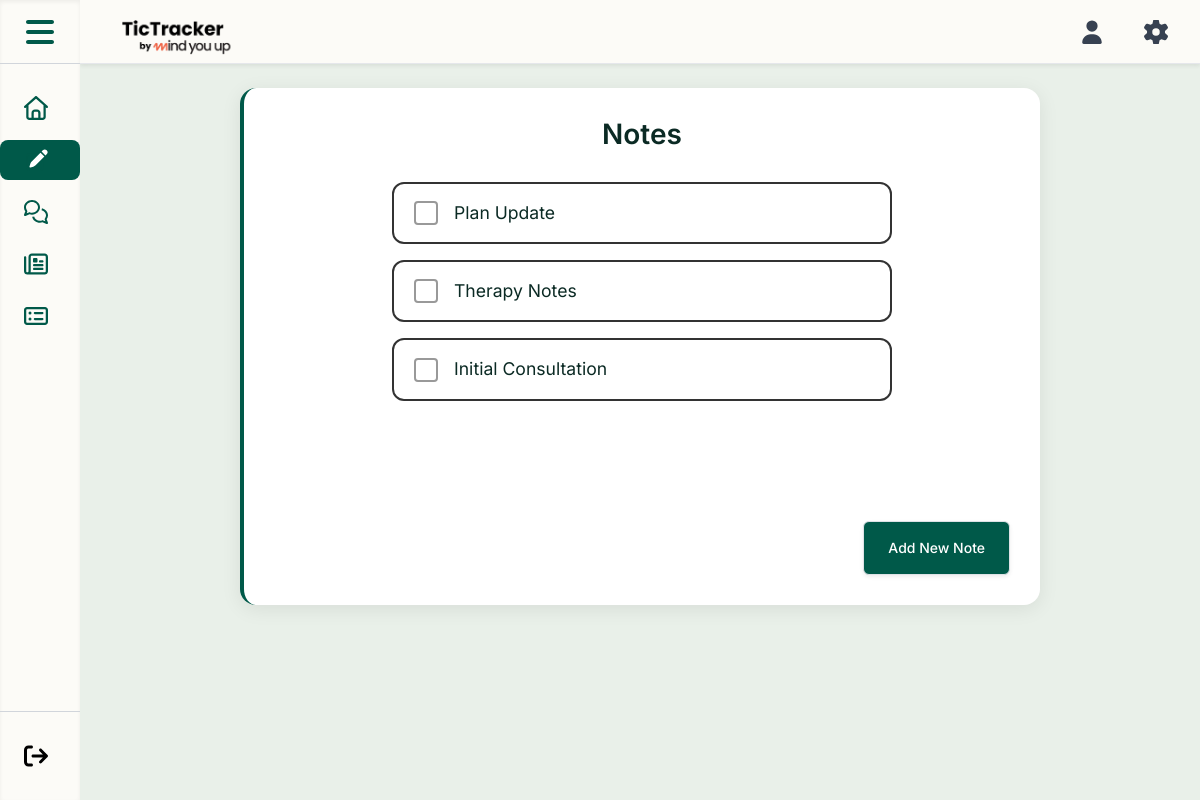
The app's page /pages/professional/professional_notes.php (signed in) with its own data.
### tables this page shows
CREATE TABLE IF NOT EXISTS `professional_notes` (
  `Note_ID` int(11) NOT NULL AUTO_INCREMENT,
  `Professional_ID` int(11) NOT NULL,
  `Note_Title` varchar(250) NOT NULL,
  `Note_Text` text NOT NULL,
  PRIMARY KEY (`Note_ID`),
  FOREIGN KEY (`Professional_ID`) REFERENCES `user_profile`(`User_ID`) ON DELETE CASCADE ON UPDATE CASCADE
);

### pages/professional/professional_notes.php (the view, shortened to what this page needs)
<?php
$userId = $_SESSION['user_id'] ?? null;
    ?><!doctype html>
    <?php
require_once __DIR__ . '/../../config.php';
$notes = [];
$stmt = $conn->prepare("SELECT Note_ID, Note_Title, Note_Text FROM professional_notes WHERE Professional_ID = ? ORDER BY Note_ID DESC");
if ($stmt) {
    $stmt->bind_param('i', $userId);
    $stmt->execute();
    $res = $stmt->get_result();
    while ($r = $res->fetch_assoc()) { $notes[] = $r; }
}
?>
<!doctype html>
<html lang="en">
<head>
    <link href="https://cdn.jsdelivr.net/npm/tailwindcss@2.2.19/dist/tailwind.min.css" rel="stylesheet">
    <link href="https://cdn.jsdelivr.net/npm/bootstrap@5.3.2/dist/css/bootstrap.min.css" rel="stylesheet">
    <link href="../../CSS/notes_page.css" rel="stylesheet">
</head>
<body>
<?php include_once __DIR__ . '/../../includes/navbar.php'; ?>
<?php include __DIR__ . '/../../components/header_component.php'; ?>
<div class="main-content">
    <div class="notes-wrapper">
        <div class="notes-header">
            <h1>Notes</h1>
        </div>
        <div class="notes-container">
            <?php if (empty($notes)): ?>
                <div class="empty-state">
                    <p>No notes yet.</p>
                    <p style="font-size:0.95rem;">Tap the + button to create your first note.</p>
                </div>
            <?php else: ?>
                <?php foreach ($notes as $n): ?>
                    <?php
                    $note_id = $n['Note_ID'];
                    $note_title = $n['Note_Title'] ?: '(Untitled)';
                    ?>
                    <div class="note-card" data-note-id="<?php echo (int)$note_id ?>" onclick="window.location.href='note_edit.php?id=<?php echo urlencode($note_id) ?>'">
                        <div class="note-checkbox" onclick="event.stopPropagation(); toggleCheck(this, <?php echo (int)$note_id ?>)"></div>
                        <span class="note-title"><?php echo htmlspecialchars($note_title) ?></span>
                    </div>
                <?php endforeach; ?>
            <?php endif; ?>
        </div>
        <div style="display: flex; justify-content: flex-end; margin-top: 1.5rem;">
            <?php
                include __DIR__ . '/../../components/button.php';
            ?>
        </div>
    </div>
</div>
</body>
</html>

### CSS/notes_page.css (style rules this page uses)
:root { --bg-main: #E9F0E9; --accent-green: #005949; --text-dark: #0b2a24; --danger-red: #dc3545; --danger-red-dark: #c82333; --primary-blue: #4A90D9; --primary-blue-dark: #357ABD; }
body { padding: 0 !important; margin: 0 !important; background: #E9F0E9 !important; }
.main-content { background: #E9F0E9; padding: 24px 16px; min-height: calc(100vh - 80px); }
.notes-wrapper { background: #fff; border-radius: 16px; box-shadow: 0 4px 20px rgba(0,0,0,0.08); padding: 30px; max-width: 800px; margin: 0 auto; border-left: 4px solid var(--accent-green); }
.notes-header { text-align: center; margin-bottom: 30px; }
.notes-header h1 { font-size: 1.75rem; font-weight: 600; color: var(--text-dark); margin: 0; }
.notes-container { max-width: 500px; margin: 0 auto; padding-bottom: 80px; }
.note-card { display: flex; align-items: center; background: #fff; border: 2px solid #333; border-radius: 12px; padding: 16px 20px; margin-bottom: 16px; cursor: pointer; transition: all 0.2s ease; }
.note-checkbox { width: 24px; height: 24px; border: 2px solid #999; border-radius: 4px; margin-right: 16px; flex-shrink: 0; display: flex; align-items: center; justify-content: center; cursor: pointer; }
.note-title { flex: 1; font-size: 1.1rem; color: var(--text-dark); text-decoration: none; }

### css/stylemain.css (style rules this page uses)
body { font-family: 'Inter', sans-serif; }

### includes/navbar.php (style rules this page uses)
body { top: 0 !important; }

### records on screen
professional_notes: Note_Title "Plan Update"
professional_notes: Note_Title "Therapy Notes"
professional_notes: Note_Title "Initial Consultation"

### other values on screen
$label "Add New Note"
